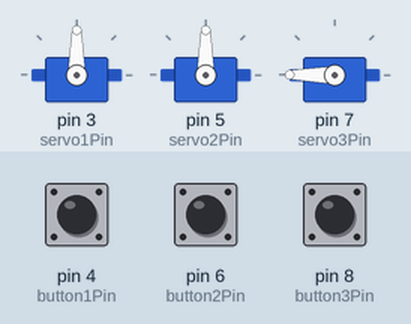
Simulated run of this sketch. Board: Arduino Uno, built with avr-gcc and run on an emulated ATmega328P. Parts: 3 × servo. The inputs (shaded band) are chosen by the test bench; at power-on: pin 4 (button1Pin) LOW, pin 6 (button2Pin) LOW, pin 8 (button3Pin) LOW.

Above: at 1.2 s.
1.3 s: pin 4 (button1Pin) pulled HIGH for 0.15 s
At 1.37 s:
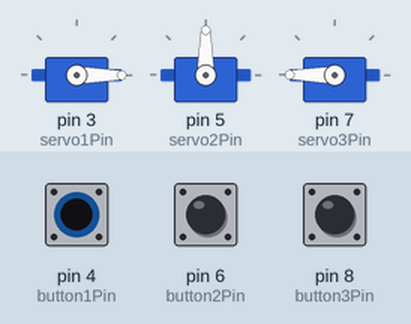
2.9 s: pin 6 (button2Pin) pulled HIGH for 0.15 s
At 2.97 s:
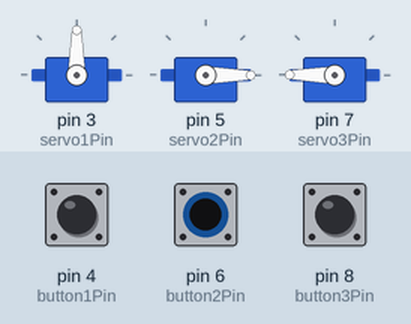
4.5 s: pin 6 (button2Pin) pulled HIGH for 3.2 s
At 8.9 s:
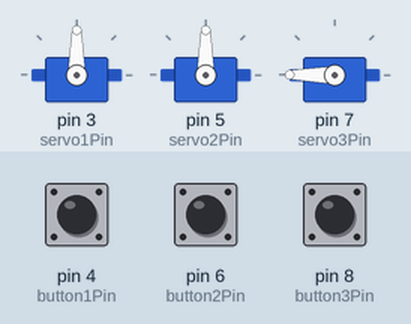
9.2 s: pin 4 (button1Pin) pulled HIGH for 3.2 s
At 10.1 s:
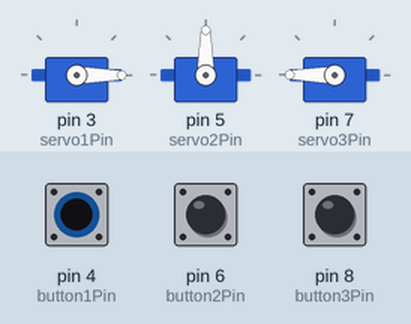
13.9 s: pin 4 (button1Pin) driven HIGH and pin 6 (button2Pin) driven HIGH
At 14.9 s:
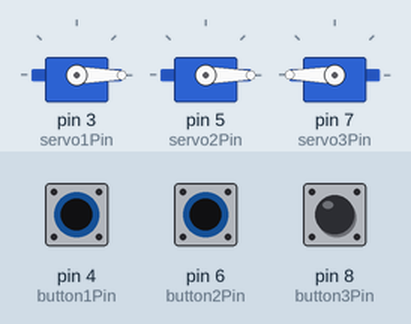
15.4 s: pin 8 (button3Pin) pulled HIGH for 0.15 s
At 15.47 s:
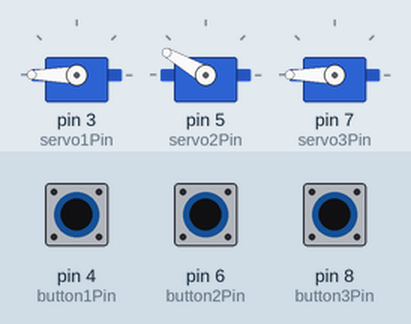
Timing chart, 0 to 18.0 s (numbered marks = the images above; inputs shaded):
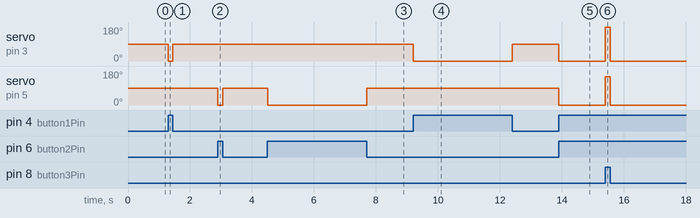

The sketch:

ArduinoButton.ino
```cpp
#include <Servo.h>
int button1Pin = 4;
int button2Pin = 6;
int servo2Pin = 5;
int servo1Pin = 3;
Servo Servo1;
Servo Servo2;
Servo Servo3;
int servo3Pin = 7;
int servoPosition = 0;
int button3Pin = 8;

void setup() {
  // put your setup code here, to run once:
  Servo1.attach(servo1Pin);

  Servo2.attach(servo2Pin);
  Servo1.write(90);
  Servo2.write(90);
  Servo3.attach(servo3Pin);
  Servo3.write(180);


}

void loop() {
  // put your main code here, to run repeatedly:
   int button3State = digitalRead(button3Pin);

  int button1State = digitalRead(button1Pin);
   int button2State = digitalRead(button2Pin);


  if(button1State == HIGH && button3State == HIGH)
  {
    Servo1.write(180);
  }
  else if(button1State == HIGH && button3State != HIGH)
  {
    Servo1.write(0);
  }
  else{
      Servo1.write(90);
  }

  if(button2State == HIGH && button3State == HIGH)
  {
    Servo2.write(150);
  }
  else if(button2State == HIGH && button3State != HIGH)
  {
    Servo2.write(0);
  }
  else
  {
    Servo2.write(90);
  }


}
```

Measured:
- after the input at 1.3 s, servo on pin 3 (servo1Pin): 90° → 0° at once, → 90° 0.15 s later
- after the input at 2.9 s, servo on pin 5 (servo2Pin): 90° → 0° at once, → 90° 0.15 s later
- after the input at 4.5 s, servo on pin 5 (servo2Pin): 90° → 0° at once, → 90° 3.2 s later
- after the input at 9.2 s, servo on pin 3 (servo1Pin): 90° → 0° at once, → 90° 3.2 s later
- after the input at 13.9 s, servo on pin 3 (servo1Pin), servo on pin 5 (servo2Pin): 90° → 0° at once
- after the input at 15.4 s, servo on pin 3 (servo1Pin): 0° → 180° at once, → 0° 0.15 s later; servo on pin 5 (servo2Pin): 0° → 150° at once, → 0° 0.15 s later
